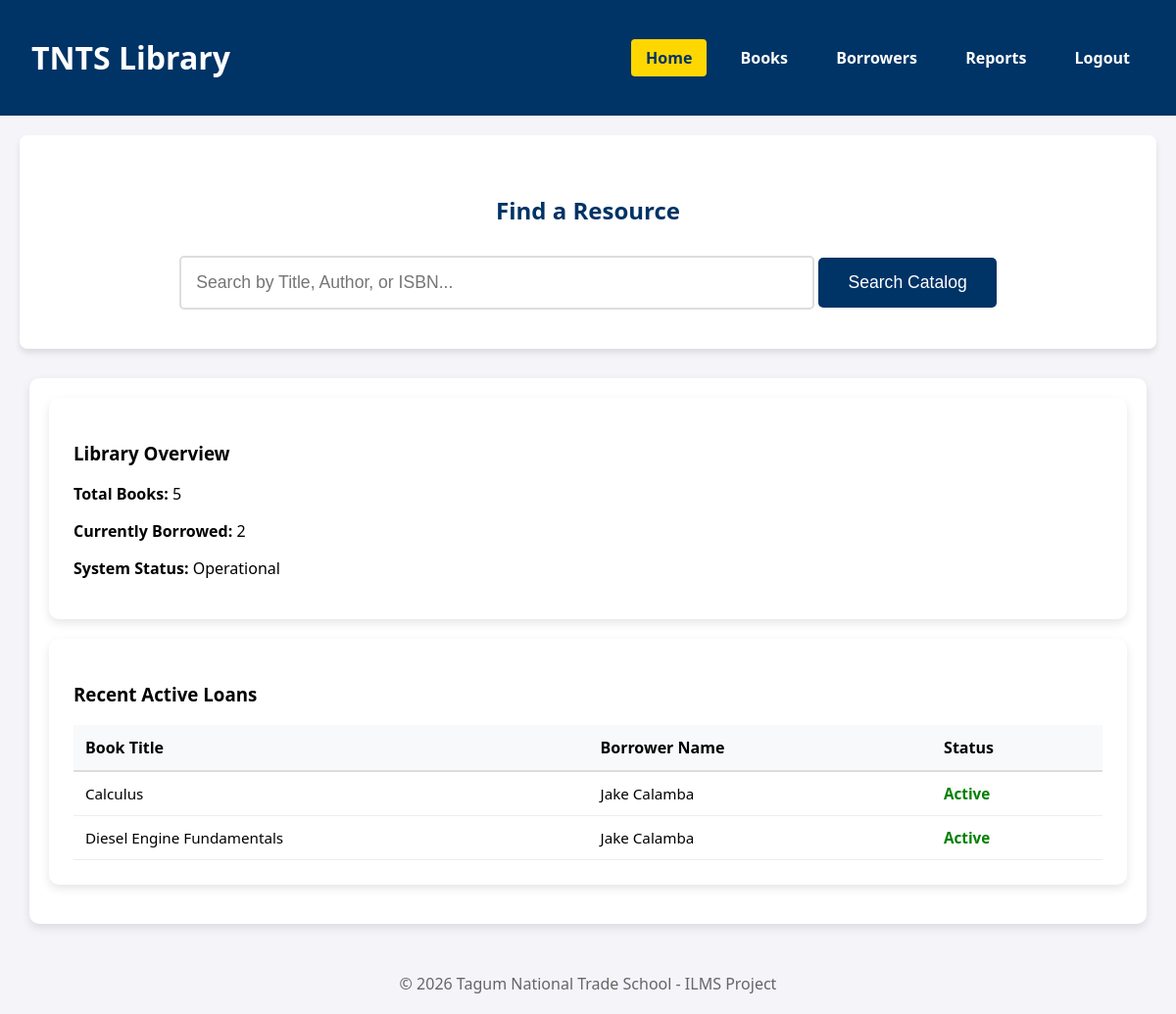
/index.php (signed in), run on the app's committed database.
### tables this page shows
CREATE TABLE `borrowers` (
  `id` int(11) NOT NULL,
  `first_name` varchar(50) NOT NULL,
  `last_name` varchar(50) NOT NULL,
  `book_borrowed` varchar(255) DEFAULT NULL,
  `date_borrowed` datetime DEFAULT NULL,
  `status` varchar(20) DEFAULT 'Borrowed',
  `book_id` int(11) DEFAULT NULL
);

### index.php (the view)
<?php
require_once "config.php";
include_once "header.php";
$total_books = $mysqli->query("SELECT COUNT(*) FROM books")->fetch_row()[0];
$borrowed_count = $mysqli->query("SELECT COUNT(*) FROM borrowers WHERE status = 'Borrowed'")->fetch_row()[0];
$recent_loans = $mysqli->query("SELECT * FROM borrowers WHERE status = 'Borrowed' ORDER BY date_borrowed DESC LIMIT 5");
?>
<div class="search-container">
    <h2>Find a Resource</h2>
    <form method="GET" action="books.php">
        <input type="text" name="q" class="search-box" placeholder="Search by Title, Author, or ISBN...">
        <button type="submit" class="btn-search">Search Catalog</button>
    </form>
</div>
<div class="container">
    <div class="card">
        <h3>Library Overview</h3>
        <p><strong>Total Books:</strong> <?php echo $total_books; ?></p>
        <p><strong>Currently Borrowed:</strong> <?php echo $borrowed_count; ?></p>
        <p><strong>System Status:</strong> Operational</p>
    </div>
    <div class="card" style="grid-column: span 2;">
        <h3>Recent Active Loans</h3>
        <table>
            <thead>
                <tr>
                    <th>Book Title</th>
                    <th>Borrower Name</th>
                    <th>Status</th>
                </tr>
            </thead>
            <tbody>
                <?php if ($recent_loans->num_rows > 0): ?>
                    <?php while ($row = $recent_loans->fetch_assoc()): ?>
                        <tr>
                            <td><?php echo htmlspecialchars($row['book_borrowed']); ?></td>
                            <td><?php echo htmlspecialchars($row['first_name'] . ' ' . $row['last_name']); ?></td>
                            <td style="color: green; font-weight: bold;">Active</td>
                        </tr>
                    <?php endwhile; ?>
                <?php else: ?>
                    <tr>
                        <td colspan="3">No active loans found.</td>
                    </tr>
                <?php endif; ?>
            </tbody>
        </table>
    </div>
</div>
<?php include_once "footer.php"; ?>

### header.php (style rules this page uses)
:root { --primary-blue: #003366; --accent-gold: #FFD700; --light-gray: #f4f4f9; }
body { font-family: 'Segoe UI', sans-serif; margin: 0; background-color: var(--light-gray); }
.container, .content { max-width: 1100px; margin: 30px auto; padding: 20px; background: white; border-radius: 10px; box-shadow: 0 4px 10px rgba(0, 0, 0, 0.1); }
h2 { color: var(--primary-blue); border-bottom: 2px solid var(--primary-blue); padding-bottom: 10px; }
table { width: 100%; border-collapse: collapse; margin-top: 20px; }
th { background-color: #f8f9fa; padding: 12px; text-align: left; border-bottom: 2px solid #ddd; }
td { padding: 12px; border-bottom: 1px solid #eee; }
table { width: 100%; border-collapse: separate; border-spacing: 0; margin-top: 20px; }
th { background-color: #f8f9fa; padding: 15px; text-align: left; border-bottom: 2px solid #ddd; }
td { padding: 15px; border-bottom: 1px solid #eee; font-size: 0.95rem; }
.search-container { background: white; padding: 40px; text-align: center; box-shadow: 0 4px 6px rgba(0, 0, 0, 0.1); margin: 20px; border-radius: 8px; }
.search-container h2 { border: none; margin-bottom: 20px; color: var(--primary-blue); }
.search-box { width: 60%; padding: 15px; font-size: 1.1rem; border: 2px solid #ddd; border-radius: 5px; box-sizing: border-box; }
.btn-search { padding: 15px 30px; font-size: 1.1rem; background-color: var(--primary-blue); color: white; border: none; border-radius: 5px; cursor: pointer; transition: 0.3s; }
.container { max-width: 1100px; margin: 30px auto; padding: 20px; }
.card { background: white; padding: 25px; border-radius: 10px; box-shadow: 0 4px 10px rgba(0, 0, 0, 0.1); margin-bottom: 20px; }
table { width: 100%; border-collapse: collapse; margin-top: 15px; }
td { padding: 12px; border-bottom: 1px solid #eee; font-size: 0.95rem; }

### data on the page
borrowers: book_borrowed "Calculus", first_name+last_name "Jake Calamba"
borrowers: book_borrowed "Diesel Engine Fundamentals", first_name+last_name "Jake Calamba"

### other printed values
$total_books "5"
$borrowed_count "2"
